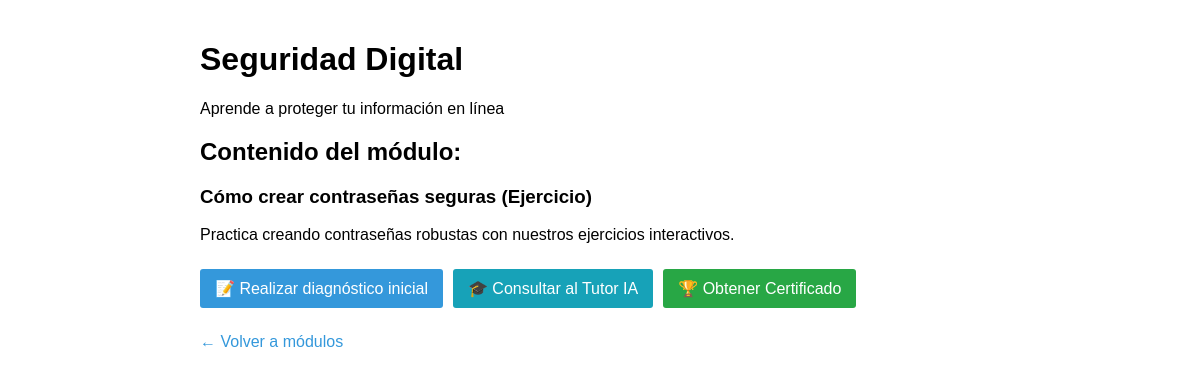
The app's page /cursos/modulo/1/ (signed in) with its own data.
### cursos/models.py (models this page shows, shortened)
class Modulo(models.Model):
    nombre = models.CharField(max_length=100)
    descripcion = models.TextField()
    duracion_estimada = models.IntegerField(help_text="Duración en minutos")
    orden = models.IntegerField(default=0)
    activo = models.BooleanField(default=True)
    class Meta:
        ordering = ['orden']

class ContenidoModulo(models.Model):
    modulo = models.ForeignKey(Modulo, on_delete=models.CASCADE, related_name='contenidos')
    titulo = models.CharField(max_length=200)
    tipo = models.CharField(max_length=50, choices=[
        ('teoria', 'Teoría'),
        ('video', 'Video'),
        ('ejercicio', 'Ejercicio'),
        ('quiz', 'Quiz'),
    ])
    contenido = models.TextField()
    orden = models.IntegerField(default=0)
    class Meta:
        ordering = ['orden']

### cursos/views.py (the view)
# urls.py: path('modulo/<int:modulo_id>/', views.modulo_detalle, name='modulo_detalle'),
@login_required
def modulo_detalle(request, modulo_id):
    modulo = get_object_or_404(Modulo, id=modulo_id)
    contenidos = modulo.contenidos.all().order_by('orden')
    return render(request, 'cursos/modulo_detalle.html', {
        'modulo': modulo,
        'contenidos': contenidos
    })

### templates/cursos/modulo_detalle.html (shortened to what this page needs)
<!DOCTYPE html>
<html>
<head>
    {% load static %}
    <link rel="stylesheet" href="{% static 'css/style.css' %}">
</head>
<body>
    <h1>{{ modulo.nombre }}</h1>
    <p>{{ modulo.descripcion }}</p>
    <h2>Contenido del módulo:</h2>
    <div class="contenidos-lista">
        {% for contenido in contenidos %}
        <div class="contenido-item">
            <h3>{{ contenido.titulo }} ({{ contenido.get_tipo_display }})</h3>
            <p>{{ contenido.contenido }}</p>
        </div>
        {% empty %}
        <p>No hay contenido disponible para este módulo.</p>
        {% endfor %}
    </div>
    <div style="margin: 20px 0; display: flex; gap: 10px; flex-wrap: wrap;">
        <a href="{% url 'evaluaciones:diagnostico_modulo' modulo.id %}" class="btn">
            📝 Realizar diagnóstico inicial
        </a>
        <a href="{% url 'tutor_ia:chat_modulo' modulo.id %}" class="btn" style="background: #17a2b8;">
            🎓 Consultar al Tutor IA
        </a>
        <a href="{% url 'certificados:generar_certificado' modulo.id %}" class="btn" style="background: #28a745;">
            🏆 Obtener Certificado
        </a>
    </div>
    <a href="{% url 'cursos:lista_modulos' %}">← Volver a módulos</a>
</body>
</html>

### static/css/style.css (style rules this page uses)
body { font-family: Arial, sans-serif; max-width: 800px; margin: 0 auto; padding: 20px; }
a { color: #3498db; text-decoration: none; }
.btn { background: #3498db; color: white; padding: 10px 15px; border: none; border-radius: 3px; cursor: pointer; display: inline-block; margin: 5px 0; }

### records on screen
Modulo: nombre "Seguridad Digital", descripcion "Aprende a proteger tu información en línea"
ContenidoModulo: titulo "Cómo crear contraseñas seguras", tipo "Ejercicio", contenido "Practica creando contraseñas robustas con nuestros ejercicios interactivos."
